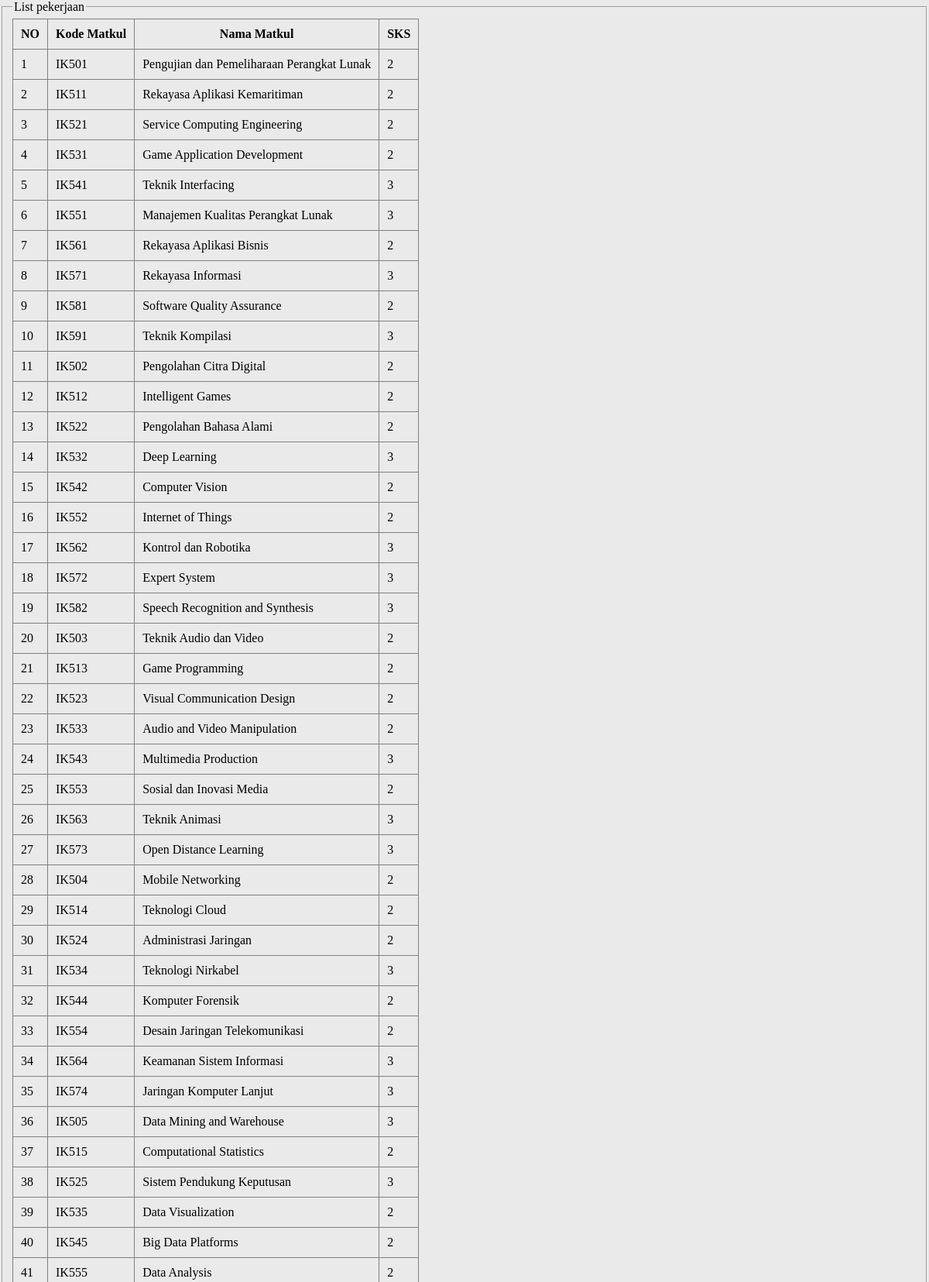
Page /admin/view_program.php (upper part) on the committed database.
### tables this page shows
CREATE TABLE `matkul` (
  `kode_matkul` varchar(255) NOT NULL,
  `nama_matkul` varchar(255) NOT NULL,
  `SKS_Mata_kuliah_yg_di_konfersi` int(11) NOT NULL
);

### admin/view_program.php (the view, shortened to what this page needs)
<?php include "../config/connection.php"; ?>
<!DOCTYPE html>
<html lang="en">
<head>
    <link rel="stylesheet" href="./assets/style_form.css">
</head>
<body>
    <fieldset>
      <legend>List pekerjaan</legend>
      <table border="1" style="border-collapse:collapse" cellspacing="100" cellpadding="10" >
        <tr>
            <th>NO</th>
          <th>Kode Matkul</th>
          <th>Nama Matkul</th>
          <th>SKS</th>
        </tr>
      <?php
        $query = "SELECT * FROM matkul";
         $result = mysqli_query($conn, $query);
         $loop = 1;
          while($row = mysqli_fetch_assoc($result)){?>
          <tr>
            <td><?= $loop++ ?></td>
            <td><?= $row['kode_matkul'] ?></td>
            <td><?= $row['nama_matkul'] ?></td>
            <td><?= $row['SKS_Mata_kuliah_yg_di_konfersi'] ?></td>
          </tr>
      <?php
           }
      ?>
      </table>
    </fieldset>
</body>
</html>

### admin/assets/style_form.css (style rules this page uses)
body { background-color:#EAEAEA; padding: 0px; margin: 0px; }

### rows in the picture
matkul: kode_matkul "IK501", nama_matkul "Pengujian dan Pemeliharaan Perangkat Lunak", SKS_Mata_kuliah_yg_di_konfersi "2"
matkul: kode_matkul "IK511", nama_matkul "Rekayasa Aplikasi Kemaritiman", SKS_Mata_kuliah_yg_di_konfersi "2"
matkul: kode_matkul "IK521", nama_matkul "Service Computing Engineering", SKS_Mata_kuliah_yg_di_konfersi "2"
matkul: kode_matkul "IK531", nama_matkul "Game Application Development", SKS_Mata_kuliah_yg_di_konfersi "2"
matkul: kode_matkul "IK541", nama_matkul "Teknik Interfacing", SKS_Mata_kuliah_yg_di_konfersi "3"
matkul: kode_matkul "IK551", nama_matkul "Manajemen Kualitas Perangkat Lunak", SKS_Mata_kuliah_yg_di_konfersi "3"
matkul: kode_matkul "IK561", nama_matkul "Rekayasa Aplikasi Bisnis", SKS_Mata_kuliah_yg_di_konfersi "2"
matkul: kode_matkul "IK571", nama_matkul "Rekayasa Informasi", SKS_Mata_kuliah_yg_di_konfersi "3"
matkul: kode_matkul "IK581", nama_matkul "Software Quality Assurance", SKS_Mata_kuliah_yg_di_konfersi "2"
matkul: kode_matkul "IK591", nama_matkul "Teknik Kompilasi", SKS_Mata_kuliah_yg_di_konfersi "3"
matkul: kode_matkul "IK502", nama_matkul "Pengolahan Citra Digital", SKS_Mata_kuliah_yg_di_konfersi "2"
matkul: kode_matkul "IK512", nama_matkul "Intelligent Games", SKS_Mata_kuliah_yg_di_konfersi "2"
matkul: kode_matkul "IK522", nama_matkul "Pengolahan Bahasa Alami", SKS_Mata_kuliah_yg_di_konfersi "2"
matkul: kode_matkul "IK532", nama_matkul "Deep Learning", SKS_Mata_kuliah_yg_di_konfersi "3"
matkul: kode_matkul "IK542", nama_matkul "Computer Vision", SKS_Mata_kuliah_yg_di_konfersi "2"
matkul: kode_matkul "IK552", nama_matkul "Internet of Things", SKS_Mata_kuliah_yg_di_konfersi "2"
matkul: kode_matkul "IK562", nama_matkul "Kontrol dan Robotika", SKS_Mata_kuliah_yg_di_konfersi "3"
matkul: kode_matkul "IK572", nama_matkul "Expert System", SKS_Mata_kuliah_yg_di_konfersi "3"
matkul: kode_matkul "IK582", nama_matkul "Speech Recognition and Synthesis", SKS_Mata_kuliah_yg_di_konfersi "3"
matkul: kode_matkul "IK503", nama_matkul "Teknik Audio dan Video", SKS_Mata_kuliah_yg_di_konfersi "2"
matkul: kode_matkul "IK513", nama_matkul "Game Programming", SKS_Mata_kuliah_yg_di_konfersi "2"
matkul: kode_matkul "IK523", nama_matkul "Visual Communication Design", SKS_Mata_kuliah_yg_di_konfersi "2"
matkul: kode_matkul "IK533", nama_matkul "Audio and Video Manipulation", SKS_Mata_kuliah_yg_di_konfersi "2"
matkul: kode_matkul "IK543", nama_matkul "Multimedia Production", SKS_Mata_kuliah_yg_di_konfersi "3"
matkul: kode_matkul "IK553", nama_matkul "Sosial dan Inovasi Media", SKS_Mata_kuliah_yg_di_konfersi "2"
matkul: kode_matkul "IK563", nama_matkul "Teknik Animasi", SKS_Mata_kuliah_yg_di_konfersi "3"
matkul: kode_matkul "IK573", nama_matkul "Open Distance Learning", SKS_Mata_kuliah_yg_di_konfersi "3"
matkul: kode_matkul "IK504", nama_matkul "Mobile Networking", SKS_Mata_kuliah_yg_di_konfersi "2"
matkul: kode_matkul "IK514", nama_matkul "Teknologi Cloud", SKS_Mata_kuliah_yg_di_konfersi "2"
matkul: kode_matkul "IK524", nama_matkul "Administrasi Jaringan", SKS_Mata_kuliah_yg_di_konfersi "2"
matkul: kode_matkul "IK534", nama_matkul "Teknologi Nirkabel", SKS_Mata_kuliah_yg_di_konfersi "3"
matkul: kode_matkul "IK544", nama_matkul "Komputer Forensik", SKS_Mata_kuliah_yg_di_konfersi "2"
matkul: kode_matkul "IK554", nama_matkul "Desain Jaringan Telekomunikasi", SKS_Mata_kuliah_yg_di_konfersi "2"
matkul: kode_matkul "IK564", nama_matkul "Keamanan Sistem Informasi", SKS_Mata_kuliah_yg_di_konfersi "3"
matkul: kode_matkul "IK574", nama_matkul "Jaringan Komputer Lanjut", SKS_Mata_kuliah_yg_di_konfersi "3"
matkul: kode_matkul "IK505", nama_matkul "Data Mining and Warehouse", SKS_Mata_kuliah_yg_di_konfersi "3"
matkul: kode_matkul "IK515", nama_matkul "Computational Statistics", SKS_Mata_kuliah_yg_di_konfersi "2"
matkul: kode_matkul "IK525", nama_matkul "Sistem Pendukung Keputusan", SKS_Mata_kuliah_yg_di_konfersi "3"
matkul: kode_matkul "IK535", nama_matkul "Data Visualization", SKS_Mata_kuliah_yg_di_konfersi "2"
matkul: kode_matkul "IK545", nama_matkul "Big Data Platforms", SKS_Mata_kuliah_yg_di_konfersi "2"
matkul: kode_matkul "IK555", nama_matkul "Data Analysis", SKS_Mata_kuliah_yg_di_konfersi "2"
